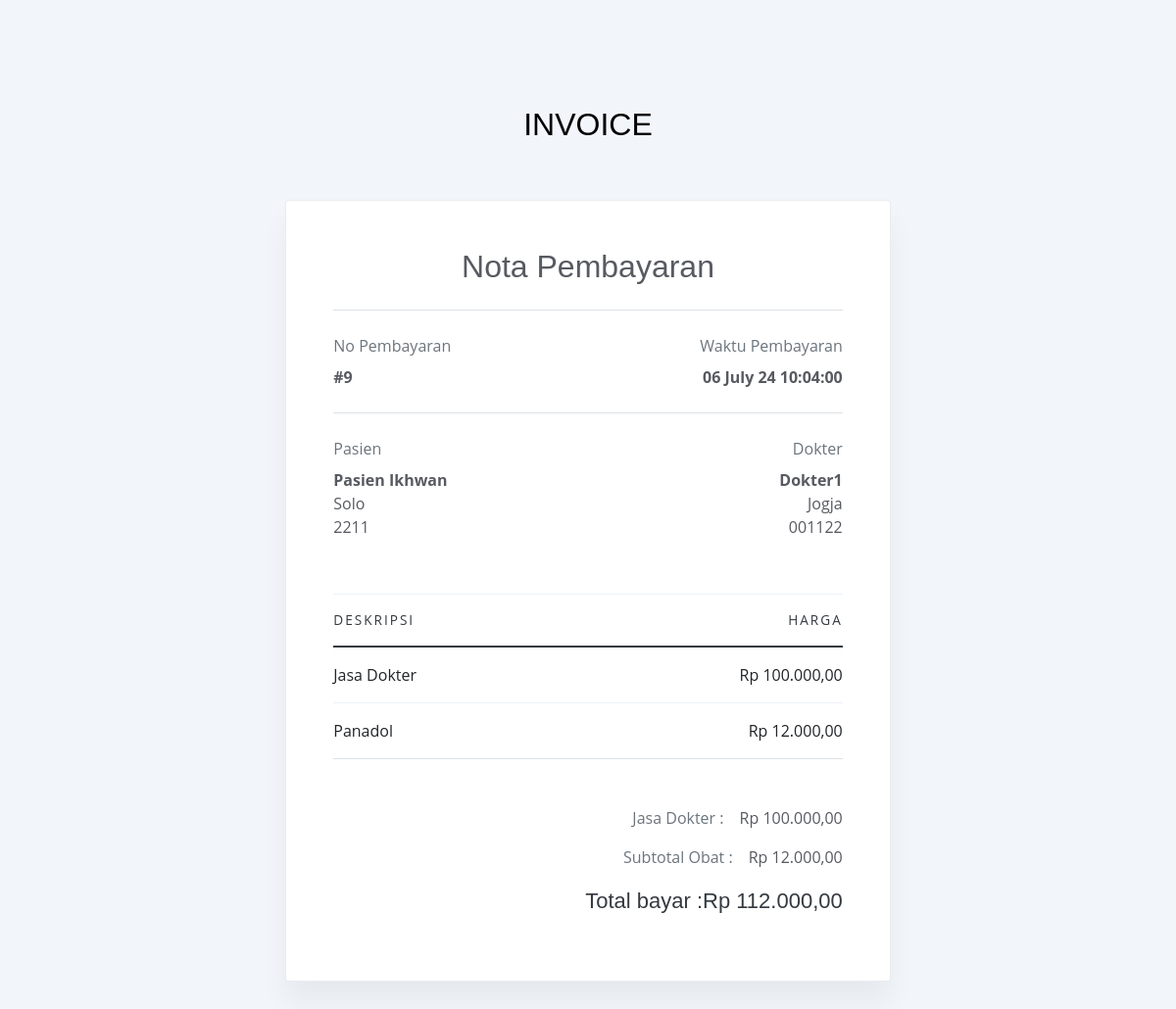
The app's page /invoice.php?id=9 with its own data.
### tables this page shows
CREATE TABLE `periksa` (
  `id` int(11) NOT NULL,
  `id_dokter` int(11) UNSIGNED DEFAULT NULL,
  `id_pasien` int(11) UNSIGNED DEFAULT NULL,
  `tgl_periksa` datetime NOT NULL,
  `catatan` text NOT NULL
);

CREATE TABLE `pasien` (
  `id` int(11) UNSIGNED NOT NULL,
  `nama` varchar(255) DEFAULT NULL,
  `alamat` varchar(255) DEFAULT NULL,
  `no_hp` varchar(50) DEFAULT NULL
);

CREATE TABLE `dokter` (
  `id` int(11) UNSIGNED NOT NULL,
  `nama` varchar(255) DEFAULT NULL,
  `alamat` varchar(255) DEFAULT NULL,
  `no_hp` varchar(50) DEFAULT NULL
);

CREATE TABLE `obat` (
  `id` int(11) NOT NULL,
  `nama_obat` varbinary(50) NOT NULL,
  `kemasan` varchar(50) NOT NULL,
  `harga` int(11) NOT NULL
);

### invoice.php (the view, shortened to what this page needs)
<?php
include_once("koneksi.php");
?>
<!DOCTYPE html>
<html lang="en">
<head>
    <link href="https://cdn.jsdelivr.net/npm/bootstrap@5.0.2/dist/css/bootstrap.min.css" rel="stylesheet">
    <link rel="stylesheet" href="https://stackpath.bootstrapcdn.com/bootstrap/4.5.2/css/bootstrap.min.css">
    <link href="assets/css/style.css" rel="stylesheet">
</head>
<body>
  <section id="testimonials" class="testimonials section-bg">
  <div class="container" data-aos="fade-up">
    <div class="section-title mt-5">
      <h2>INVOICE</h2>
      </div>
    <div class="container mt-2 mb-7">
    <?php
        $id_pasien = '';
        $id_dokter = '';
        $tgl_periksa = '';
        if (isset($_GET['id'])) {
            $id_periksa = $_GET['id'];
            $ambil = mysqli_query($mysqli, "SELECT * FROM periksa WHERE id='$id_periksa'");
            $row = mysqli_fetch_array($ambil);
            if ($row) {
                $id_pasien = $row['id_pasien'];
                $id_dokter = $row['id_dokter'];
                $tgl_periksa = $row['tgl_periksa'];
            }
            $ambil_pasien = mysqli_query($mysqli, "SELECT * FROM pasien WHERE id='$id_pasien'");
            $row_pasien = mysqli_fetch_array($ambil_pasien);
            $nama_pasien = $row_pasien['nama'];
            $alamat_pasien = $row_pasien['alamat'];
            $hp_pasien = $row_pasien['no_hp'];
            $ambil_dokter = mysqli_query($mysqli, "SELECT * FROM dokter WHERE id='$id_dokter'");
            $row_dokter = mysqli_fetch_array($ambil_dokter);
            $nama_dokter = $row_dokter['nama'];
            $alamat_dokter = $row_dokter['alamat'];
            $hp_dokter = $row_dokter['no_hp'];
    ?>
    <?php
        }
    ?>
    <div class="row justify-content-center">
      <div class="col-lg-12 col-xl-7">
        <div class="card testimonials section-bg">
          <div class="card-body p-5">
            <h2 class="text-center">
              Nota Pembayaran
            </h2>
            <div class="border-top border-gray-200 pt-4 mt-4">
              <div class="row">
                <div class="col-md-6">
                  <div class="text-muted mb-2">No Pembayaran</div>
                  <strong>#<?php echo $id_periksa; ?></strong>
                </div>
                <div class="col-md-6 text-md-end">
                  <div class="text-muted mb-2">Waktu Pembayaran</div>
                  <strong><?php echo date('d F y h:i:s', strtotime($tgl_periksa)); ?></strong>
                </div>
              </div>
            </div>
            <div class="border-top border-gray-200 mt-4 py-4">
              <div class="row">
                <div class="col-md-6">
                  <div class="text-muted mb-2">Pasien</div>
                  <strong>
                    <?php echo $nama_pasien; ?>
                  </strong>
                  <p class="fs-sm">
                  <?php echo $alamat_pasien; ?>
                    <br>
                    <a href="#!" class="text-purple"><?php echo $hp_pasien; ?>
                    </a>
                  </p>
                </div>
                <div class="col-md-6 text-md-end">
                  <div class="text-muted mb-2">Dokter</div>
                  <strong>
                  <?php echo $nama_dokter; ?>
                  </strong>
                  <p class="fs-sm">
                  <?php echo $alamat_dokter; ?>
                    <br>
                    <a href="#!" class="text-purple"><?php echo $hp_dokter; ?>
                    </a>
                  </p>
                </div>
              </div>
            </div>
            <table class="table border-bottom border-gray-200 mt-3">
              <thead>
                <tr>
                  <th scope="col" class="fs-sm text-dark text-uppercase-bold-sm px-0">Deskripsi</th>
                  <th scope="col" class="fs-sm text-dark text-uppercase-bold-sm text-end px-0">Harga</th>
                </tr>
              </thead>
              <tbody>
                <tr>
                  <td class="px-0">Jasa Dokter</td>
                  <td class="text-end px-0"><?php echo 'Rp ' . number_format(100000, 2, ',', '.'); ?></td>
                </tr>
                <tr>
                   <?php
                    $ambil_obat = mysqli_query($mysqli, "SELECT obat.id, obat.nama_obat, obat.harga FROM detail_periksa
                                                          JOIN obat ON detail_periksa.id_obat = obat.id
                                                          WHERE detail_periksa.id_periksa='$id_periksa'");
					$total_harga = 0;
                    while ($row_obat = mysqli_fetch_array($ambil_obat)) {
						$total_harga += $row_obat['harga'];
                    ?>
                        <tr>
                            <td class="px-0"><?php echo $row_obat['nama_obat']; ?></td>
                            <td class="text-end px-0"><?php echo 'Rp ' . number_format($row_obat['harga'], 2, ',', '.'); ?></td>
                        </tr>
                    <?php
                    }
					$total = 100000 + $total_harga;
                    ?>
                </tr>
              </tbody>
            </table>
            <div class="mt-5">
              <div class="d-flex justify-content-end">
                <p class="text-muted me-3">Jasa Dokter :</p>
                <span><?php echo 'Rp ' . number_format(100000, 2, ',', '.'); ?></span>
              </div>
              <div class="d-flex justify-content-end">
                <p class="text-muted me-3">Subtotal Obat :</p>
                <span><?php echo 'Rp ' . number_format($total_harga, 2, ',', '.'); ?></span>
              </div>
              <div class="hoyy text-dark bg-white d-flex justify-content-end mt-1">
                <h4>Total bayar :</h4>
                <h4><?php echo 'Rp ' . number_format($total, 2, ',', '.'); ?></h4>
              </div>
            </div>
          </div>
        </div>
      </div>
    </div>
  </div>
  </div>
</section>
</body>
</html>

### css/style.css (style rules this page uses)
body { font-family: "Open Sans", sans-serif; color: #585a61; }
a { color: #585a61; text-decoration: none; }
h1, h2, h3, h4, h5, h6 { font-family: "Raleway", sans-serif; }
section { padding: 60px 0; overflow: hidden; }
.section-bg { background-color: #f2f5fa; }
.section-title { text-align: center; padding-bottom: 30px; }
.section-title h2 { font-size: 32px; font-weight: 400; margin-bottom: 20px; padding-bottom: 0; color: #000000; font-family: "Poppins", sans-serif; }

### invoice.php (style rules this page uses)
.text-uppercase-bold-sm { text-transform: uppercase!important; font-weight: 500!important; letter-spacing: 2px!important; font-size: .85rem!important; }
.justify-content-center { justify-content: center!important; }
.card { position: relative; display: flex; flex-direction: column; min-width: 0; word-wrap: break-word; background-color: #fff; background-clip: border-box; border: 1px solid rgba(30,46,80,.09); border-radius: 0.25rem; box-shadow: 0 20px 27px 0 rgb(0 0 0 / 5%); }
.p-5 { padding: 3rem!important; }
.card-body { flex: 1 1 auto; padding: 1.5rem 1.5rem; }
tbody, td, tfoot, th, thead, tr { border-color: inherit; border-style: solid; border-width: 0; }
.table td, .table th { border-bottom: 0; border-top: 1px solid #edf2f9; }
.table>:not(caption)>*>* { padding: 1rem 1rem; background-color: var(--bs-table-bg); border-bottom-width: 1px; box-shadow: inset 0 0 0 9999px var(--bs-table-accent-bg); }
.px-0 { padding-right: 0!important; padding-left: 0!important; }
.table thead th, tbody td, tbody th { vertical-align: middle; }
.mt-5 { margin-top: 3rem!important; }
.hoyy h4 { font-size: 22px; font-weight: 400; margin-bottom: 20px; padding-bottom: 0; font-family: "Poppins", sans-serif; }

### records on screen
periksa: tgl_periksa "06 July 24 10:04:00"
pasien: nama "Pasien Ikhwan", alamat "Solo", no_hp "2211"
dokter: nama "Dokter1", alamat "Jogja", no_hp "001122"
obat: nama_obat "Panadol", harga "12.000,00"

### other values on screen
$id_periksa "9"
100000 "100.000,00"
$total_harga "12.000,00"
$total "112.000,00"
